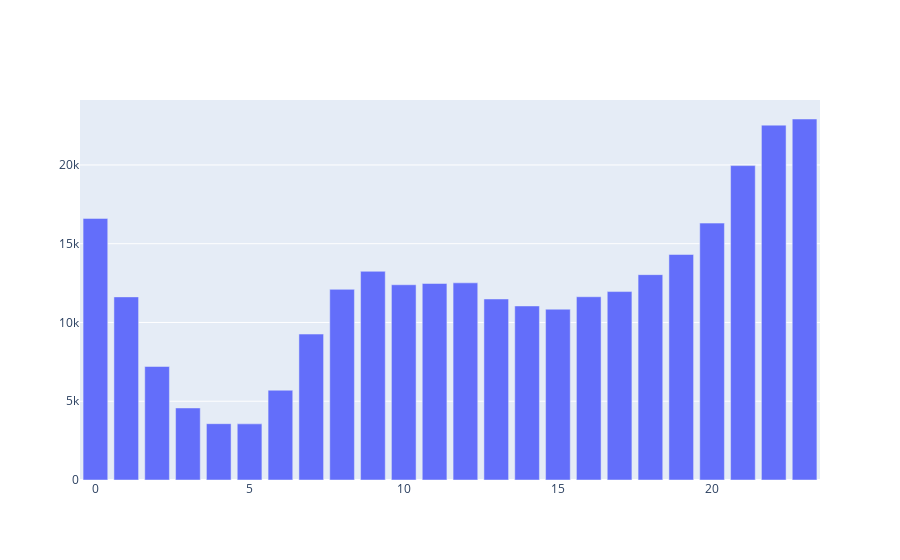

Here is the notebook cell this chart was saved with:
### Code cell
data = [go.Bar(
   x = hour['Created_hour'],
   y = hour['count']
)]
fig = go.Figure(data=data)
iplot(fig)

### Figure 1 — Plotly figure (JSON) as saved in the notebook; plotly's stock layout.template omitted (floating-point values rounded to 4 significant figures)
{"data": [{"type": "bar", "x": [0, 1, 2, 3, 4, 5, 6, 7, 8, 9, 10, 11, 12, 13, 14, 15, 16, 17, 18, 19, 20, 21, 22, 23], "y": [16607, 11624, 7206, 4573, 3575, 3564, 5699, 9264, 12103, 13249, 12394, 12475, 12517, 11491, 11049, 10842, 11634, 11962, 13037, 14316, 16307, 19959, 22527, 22917]}], "layout": {}}
